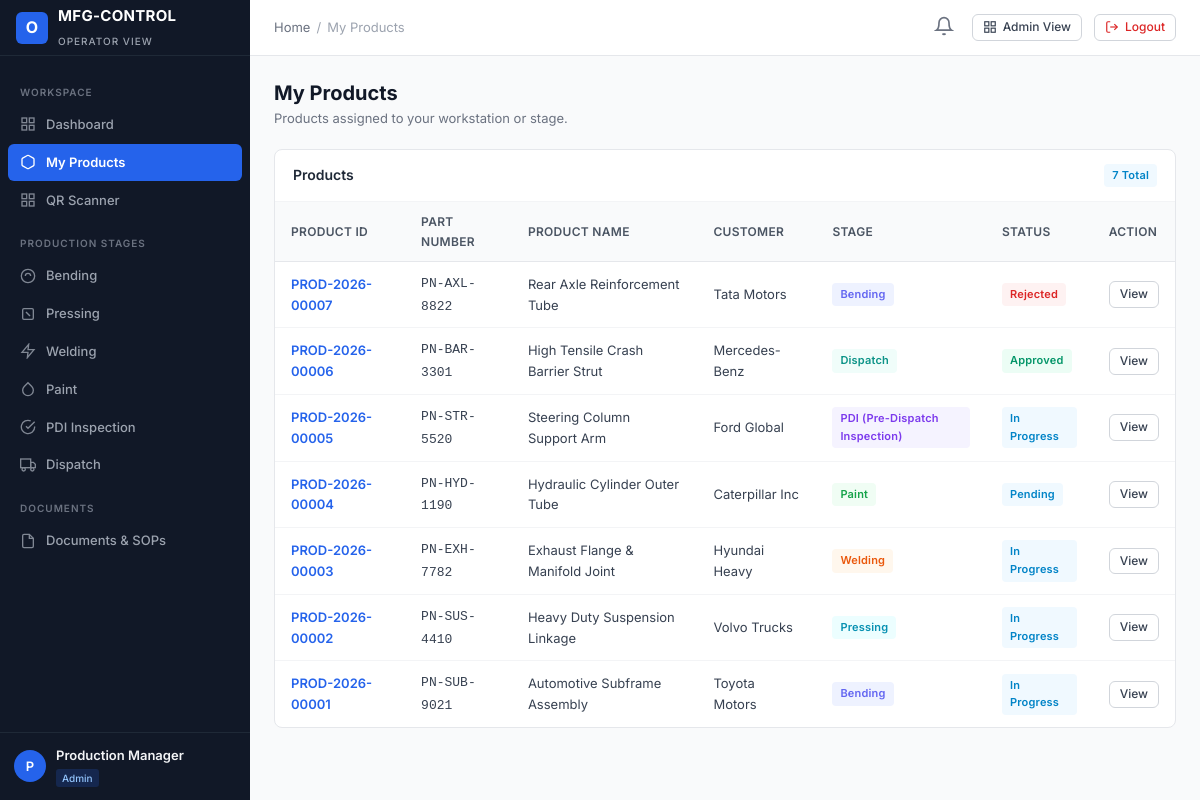
The page /user-panel/my-products/ (signed in) on the database its author committed.
### apps/accounts/models.py (models this page shows, shortened)
class User(AbstractUser):
    email = models.EmailField(_('email address'), unique=True, db_index=True)
    full_name = models.CharField(_('full name'), max_length=150, blank=True)
    employee_id = models.CharField(_('employee ID'), max_length=50, unique=True, db_index=True)
    phone = models.CharField(_('phone number'), max_length=25, blank=True)
    role = models.CharField(_('role'), max_length=50, choices=UserRole.choices, default=UserRole.USER, db_index=True)
    status = models.CharField(_('status'), max_length=20, choices=UserStatus.choices, default=UserStatus.ACTIVE, db_index=True)
    department = models.CharField(_('department'), max_length=100, blank=True)
    designation = models.CharField(_('designation'), max_length=100, blank=True)
    profile_image = models.ImageField(upload_to='profiles/', blank=True, null=True)
    assigned_admin = models.ForeignKey(
        'self',
        on_delete=models.SET_NULL,
        null=True,
        blank=True,
        related_name='assigned_users',
        help_text=_('Admin managing this user')
    )
    production_stage = models.CharField(
        _('production stage'),
        max_length=50,
        blank=True,
        help_text=_('Current assigned primary production stage, e.g. BENDING, PRESSING')
    )
    production_line = models.CharField(_('production line'), max_length=50, blank=True)
    shift = models.CharField(_('shift'), max_length=50, blank=True)
    notes = models.TextField(_('notes'), blank=True)
    created_at = models.DateTimeField(auto_now_add=True)
    updated_at = models.DateTimeField(auto_now=True)
    objects = CustomUserManager()
    USERNAME_FIELD = 'email'
    REQUIRED_FIELDS = ['username', 'employee_id']
    class Meta:
        verbose_name = _('User')
        verbose_name_plural = _('Users')
        ordering = ['-created_at']
    @property
    def is_super_admin(self):
        return self.role == UserRole.SUPER_ADMIN or self.is_superuser
    @property
    def is_admin_user(self):
        return self.role in [UserRole.SUPER_ADMIN, UserRole.ADMIN]
    @property
    def is_operator(self):
        return not self.is_admin_user

### apps/products/models.py (models this page shows, shortened)
class Product(models.Model):
    product_id = models.CharField(max_length=50, unique=True, db_index=True)
    product_name = models.CharField(max_length=200)
    part_number = models.CharField(max_length=100, db_index=True)
    customer = models.CharField(max_length=150)
    model = models.CharField(max_length=100, blank=True)
    batch_number = models.CharField(max_length=100, blank=True)
    production_date = models.DateField(default=timezone.now)
    assigned_admin = models.ForeignKey(
        settings.AUTH_USER_MODEL,
        on_delete=models.SET_NULL,
        null=True,
        blank=True,
        related_name='administered_products'
    )
    assigned_user = models.ForeignKey(
        settings.AUTH_USER_MODEL,
        on_delete=models.SET_NULL,
        null=True,
        blank=True,
        related_name='assigned_products'
    )
    current_stage = models.CharField(
        max_length=50,
        choices=StageChoices.choices,
        default=StageChoices.BENDING,
        db_index=True
    )
    status = models.CharField(
        max_length=50,
        choices=ProductStatus.choices,
        default=ProductStatus.PENDING,
        db_index=True
    )
    priority = models.CharField(
        max_length=20,
        choices=PriorityChoices.choices,
        default=PriorityChoices.MEDIUM
    )
    qr_code_image = models.ImageField(upload_to='qr_codes/', blank=True, null=True)
    qr_data = models.TextField(blank=True)
    created_at = models.DateTimeField(auto_now_add=True)
    updated_at = models.DateTimeField(auto_now=True)
    class Meta:
        ordering = ['-created_at']
        indexes = [
            models.Index(fields=['current_stage', 'status']),
            models.Index(fields=['customer', 'batch_number']),
        ]

### user_panel/views.py (the view)
# urls.py: path('my-products/', views.my_products_view, name='user_my_products'),
@login_required
def my_products_view(request):
    user = request.user
    products = Product.objects.all().order_by('-created_at')
    if user.production_stage:
        products = products.filter(current_stage__iexact=user.production_stage)
    return render(request, 'user_panel/my_products.html', {'products': products})

### apps/notifications/context_processors.py (called while the page is built)
def notifications_processor(request):
    if not request.user.is_authenticated:
        return {'unread_notifications_count': 0, 'recent_notifications': []}
    unread_count = Notification.objects.filter(recipient=request.user, is_read=False).count()
    recent = Notification.objects.filter(recipient=request.user)[:5]
    return {
        'unread_notifications_count': unread_count,
        'recent_notifications': recent,
    }

### apps/permissions/context_processors.py (called while the page is built, shortened)
def permissions_processor(request):
    modules = get_user_modules(request.user)
    def can_access_fn(module, action='view'):
        return has_permission(request.user, module, action)
    return {
        'user_modules': modules,
        'user_is_super_admin': request.user.is_super_admin,
        'user_is_admin': request.user.is_admin_user,
        'user_is_operator': request.user.is_operator,
        'can_access': can_access_fn,
    }

### apps/permissions/services.py (called while the page is built, shortened)
def get_user_modules(user):
    if not user or not user.is_authenticated:
        return {}
    all_modules = [m[0] for m in MODULE_CHOICES]
    if user.is_super_admin:
        return {m: ['view', 'create', 'edit', 'delete', 'approve', 'export'] for m in all_modules}
    perms = ModulePermission.objects.filter(user=user)
    result = {}
    for p in perms:
        actions = []
        if p.can_view: actions.append('view')
        if p.can_create: actions.append('create')
        if p.can_edit: actions.append('edit')
        if p.can_delete: actions.append('delete')
        if p.can_approve: actions.append('approve')
        if p.can_export: actions.append('export')
        if actions:
            result[p.module] = actions
    return result

### user_panel/templates/user_panel/my_products.html (shortened to what this page needs)
{% extends "user_panel/base_user.html" %}
{% block breadcrumb_active %}My Products{% endblock %}
{% block content %}
<div style="margin-bottom: 20px;">
    <h1 class="page-title">My Products</h1>
    <p class="page-subtitle">Products assigned to your workstation or stage.</p>
</div>
<div class="card">
    <div class="card-header">
        <h3 class="card-title">Products</h3>
        <span class="badge badge-info">{{ products.count }} Total</span>
    </div>
    <div class="table-responsive">
        <table class="table-custom">
            <thead>
                <tr>
                    <th>Product ID</th>
                    <th>Part Number</th>
                    <th>Product Name</th>
                    <th>Customer</th>
                    <th>Stage</th>
                    <th>Status</th>
                    <th>Action</th>
                </tr>
            </thead>
            <tbody>
                {% for p in products %}
                <tr>
                    <td>
                        <a href="/user-panel/products/{{ p.product_id }}/" style="font-weight: 600; color: #2563eb;">
                            {{ p.product_id }}
                        </a>
                    </td>
                    <td><code>{{ p.part_number }}</code></td>
                    <td>{{ p.product_name }}</td>
                    <td>{{ p.customer }}</td>
                    <td><span class="badge badge-{{ p.current_stage|lower }}">{{ p.get_current_stage_display }}</span></td>
                    <td>
                        <span class="badge {% if p.status == 'APPROVED' %}badge-success{% elif p.status == 'REJECTED' %}badge-danger{% elif p.status == 'HOLD' %}badge-warning{% else %}badge-info{% endif %}">
                            {{ p.get_status_display }}
                        </span>
                    </td>
                    <td>
                        <a href="/user-panel/products/{{ p.product_id }}/" class="btn btn-secondary btn-sm">View</a>
                    </td>
                </tr>
                {% empty %}
                <tr><td colspan="7" style="text-align: center; color: #9ca3af; padding: 24px;">No products in queue.</td></tr>
                {% endfor %}
            </tbody>
        </table>
    </div>
</div>
{% endblock %}

### user_panel/templates/user_panel/base_user.html
{% extends "base.html" %}
{% block sidebar %}
<aside class="app-sidebar">
    <div class="sidebar-header">
        <div class="brand-icon">O</div>
        <div class="brand-title">
            <span>MFG-CONTROL</span>
            <span class="brand-subtitle">Operator View</span>
        </div>
    </div>
    <div class="sidebar-scroll">
        <div class="sidebar-section-title">Workspace</div>
        <a href="/user-panel/dashboard/" class="nav-link {% if request.path == '/user-panel/dashboard/' or request.path == '/user-panel/' %}active{% endif %}">
            <svg viewBox="0 0 24 24" fill="none" stroke="currentColor" stroke-width="2"><rect x="3" y="3" width="7" height="7"></rect><rect x="14" y="3" width="7" height="7"></rect><rect x="14" y="14" width="7" height="7"></rect><rect x="3" y="14" width="7" height="7"></rect></svg>
            Dashboard
        </a>
        <a href="/user-panel/my-products/" class="nav-link {% if '/user-panel/my-products/' in request.path %}active{% endif %}">
            <svg viewBox="0 0 24 24" fill="none" stroke="currentColor" stroke-width="2"><path d="M21 16V8a2 2 0 0 0-1-1.73l-7-4a2 2 0 0 0-2 0l-7 4A2 2 0 0 0 3 8v8a2 2 0 0 0 1 1.73l7 4a2 2 0 0 0 2 0l7-4A2 2 0 0 0 21 16z"></path></svg>
            My Products
        </a>
        <a href="/user-panel/scanner/" class="nav-link {% if '/user-panel/scanner/' in request.path %}active{% endif %}">
            <svg viewBox="0 0 24 24" fill="none" stroke="currentColor" stroke-width="2"><rect x="3" y="3" width="7" height="7"></rect><rect x="14" y="3" width="7" height="7"></rect><rect x="14" y="14" width="7" height="7"></rect><rect x="3" y="14" width="7" height="7"></rect></svg>
            QR Scanner
        </a>
        <div class="sidebar-section-title">Production Stages</div>
        {% if user_is_super_admin or user_is_admin or 'bending' in user_modules or user.production_stage == 'BENDING' %}
        <a href="/user-panel/bending/" class="nav-link {% if '/user-panel/bending/' in request.path %}active{% endif %}">
            <svg viewBox="0 0 24 24" fill="none" stroke="currentColor" stroke-width="2"><circle cx="12" cy="12" r="10"></circle><path d="M8 12a4 4 0 0 1 8 0"></path></svg>
            Bending
        </a>
        {% endif %}
        {% if user_is_super_admin or user_is_admin or 'pressing' in user_modules or user.production_stage == 'PRESSING' %}
        <a href="/user-panel/pressing/" class="nav-link {% if '/user-panel/pressing/' in request.path %}active{% endif %}">
            <svg viewBox="0 0 24 24" fill="none" stroke="currentColor" stroke-width="2"><rect x="4" y="4" width="16" height="16" rx="2"></rect><line x1="9" y1="9" x2="15" y2="15"></line></svg>
            Pressing
        </a>
        {% endif %}
        {% if user_is_super_admin or user_is_admin or 'welding' in user_modules or user.production_stage == 'WELDING' %}
        <a href="/user-panel/welding/" class="nav-link {% if '/user-panel/welding/' in request.path %}active{% endif %}">
            <svg viewBox="0 0 24 24" fill="none" stroke="currentColor" stroke-width="2"><polygon points="13 2 3 14 12 14 11 22 21 10 12 10 13 2"></polygon></svg>
            Welding
        </a>
        {% endif %}
        {% if user_is_super_admin or user_is_admin or 'paint' in user_modules or user.production_stage == 'PAINT' %}
        <a href="/user-panel/paint/" class="nav-link {% if '/user-panel/paint/' in request.path %}active{% endif %}">
            <svg viewBox="0 0 24 24" fill="none" stroke="currentColor" stroke-width="2"><path d="M12 2.69l5.66 5.66a8 8 0 1 1-11.31 0z"></path></svg>
            Paint
        </a>
        {% endif %}
        {% if user_is_super_admin or user_is_admin or 'pdi' in user_modules or user.production_stage == 'PDI' %}
        <a href="/user-panel/pdi/" class="nav-link {% if '/user-panel/pdi/' in request.path %}active{% endif %}">
            <svg viewBox="0 0 24 24" fill="none" stroke="currentColor" stroke-width="2"><path d="M22 11.08V12a10 10 0 1 1-5.93-9.14"></path><polyline points="22 4 12 14.01 9 11.01"></polyline></svg>
            PDI Inspection
        </a>
        {% endif %}
        {% if user_is_super_admin or user_is_admin or 'dispatch' in user_modules or user.production_stage == 'DISPATCH' %}
        <a href="/user-panel/dispatch/" class="nav-link {% if '/user-panel/dispatch/' in request.path %}active{% endif %}">
            <svg viewBox="0 0 24 24" fill="none" stroke="currentColor" stroke-width="2"><rect x="1" y="3" width="15" height="13"></rect><polygon points="16 8 20 8 23 11 23 16 16 16 16 8"></polygon><circle cx="5.5" cy="18.5" r="2.5"></circle><circle cx="18.5" cy="18.5" r="2.5"></circle></svg>
            Dispatch
        </a>
        {% endif %}
        <div class="sidebar-section-title">Documents</div>
        <a href="/user-panel/documents/" class="nav-link {% if '/user-panel/documents/' in request.path %}active{% endif %}">
            <svg viewBox="0 0 24 24" fill="none" stroke="currentColor" stroke-width="2"><path d="M14 2H6a2 2 0 0 0-2 2v16a2 2 0 0 0 2 2h12a2 2 0 0 0 2-2V8z"></path><polyline points="14 2 14 8 20 8"></polyline></svg>
            Documents & SOPs
        </a>
    </div>
    <div class="sidebar-user">
        <div class="user-avatar">{{ user.username|slice:":1"|upper }}</div>
        <div class="user-info">
            <div class="user-name">{{ user.full_name|default:user.username }}</div>
            <span class="user-role-badge">{{ user.get_role_display }}</span>
        </div>
    </div>
</aside>
{% endblock %}

### rows shown on the page
User: username "P", full_name "Production Manager", role "Admin"
Product: product_id "PROD-2026-00007", part_number "PN-AXL-8822", product_name "Rear Axle Reinforcement Tube", customer "Tata Motors", current_stage "Bending", status "Rejected"
Product: product_id "PROD-2026-00006", part_number "PN-BAR-3301", product_name "High Tensile Crash Barrier Strut", customer "Mercedes-Benz", current_stage "Dispatch", status "Approved"
Product: product_id "PROD-2026-00005", part_number "PN-STR-5520", product_name "Steering Column Support Arm", customer "Ford Global", current_stage "PDI (Pre-Dispatch Inspection)", status "In Progress"
Product: product_id "PROD-2026-00004", part_number "PN-HYD-1190", product_name "Hydraulic Cylinder Outer Tube", customer "Caterpillar Inc", current_stage "Paint", status "Pending"
Product: product_id "PROD-2026-00003", part_number "PN-EXH-7782", product_name "Exhaust Flange & Manifold Joint", customer "Hyundai Heavy", current_stage "Welding", status "In Progress"
Product: product_id "PROD-2026-00002", part_number "PN-SUS-4410", product_name "Heavy Duty Suspension Linkage", customer "Volvo Trucks", current_stage "Pressing", status "In Progress"
Product: product_id "PROD-2026-00001", part_number "PN-SUB-9021", product_name "Automotive Subframe Assembly", customer "Toyota Motors", current_stage "Bending", status "In Progress"

### other values the page prints
{{ products.count }} "7"
